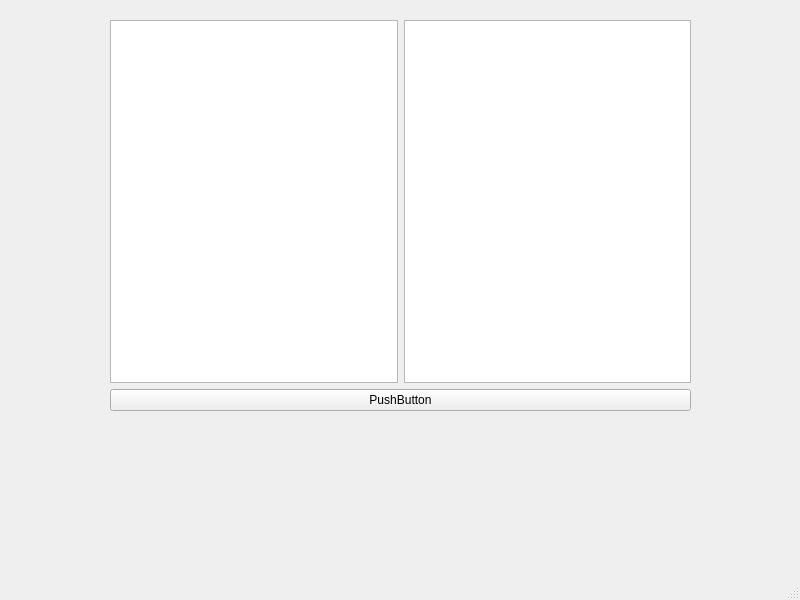
<?xml version="1.0" encoding="UTF-8"?>
<ui version="4.0">
 <class>MainWindow</class>
 <widget class="QMainWindow" name="MainWindow">
  <property name="geometry">
   <rect>
    <x>0</x>
    <y>0</y>
    <width>800</width>
    <height>600</height>
   </rect>
  </property>
  <property name="windowTitle">
   <string>MainWindow</string>
  </property>
  <widget class="QWidget" name="centralwidget">
   <widget class="QWidget" name="">
    <property name="geometry">
     <rect>
      <x>110</x>
      <y>20</y>
      <width>581</width>
      <height>391</height>
     </rect>
    </property>
    <layout class="QVBoxLayout" name="verticalLayout">
     <item>
      <layout class="QHBoxLayout" name="horizontalLayout">
       <item>
        <widget class="QPlainTextEdit" name="plainTextEdit"/>
       </item>
       <item>
        <widget class="QPlainTextEdit" name="plainTextEdit_2"/>
       </item>
      </layout>
     </item>
     <item>
      <widget class="QPushButton" name="pushButton">
       <property name="text">
        <string>PushButton</string>
       </property>
      </widget>
     </item>
    </layout>
   </widget>
  </widget>
  <widget class="QMenuBar" name="menubar">
   <property name="geometry">
    <rect>
     <x>0</x>
     <y>0</y>
     <width>800</width>
     <height>22</height>
    </rect>
   </property>
  </widget>
  <widget class="QStatusBar" name="statusbar"/>
 </widget>
 <resources/>
 <connections/>
</ui>
